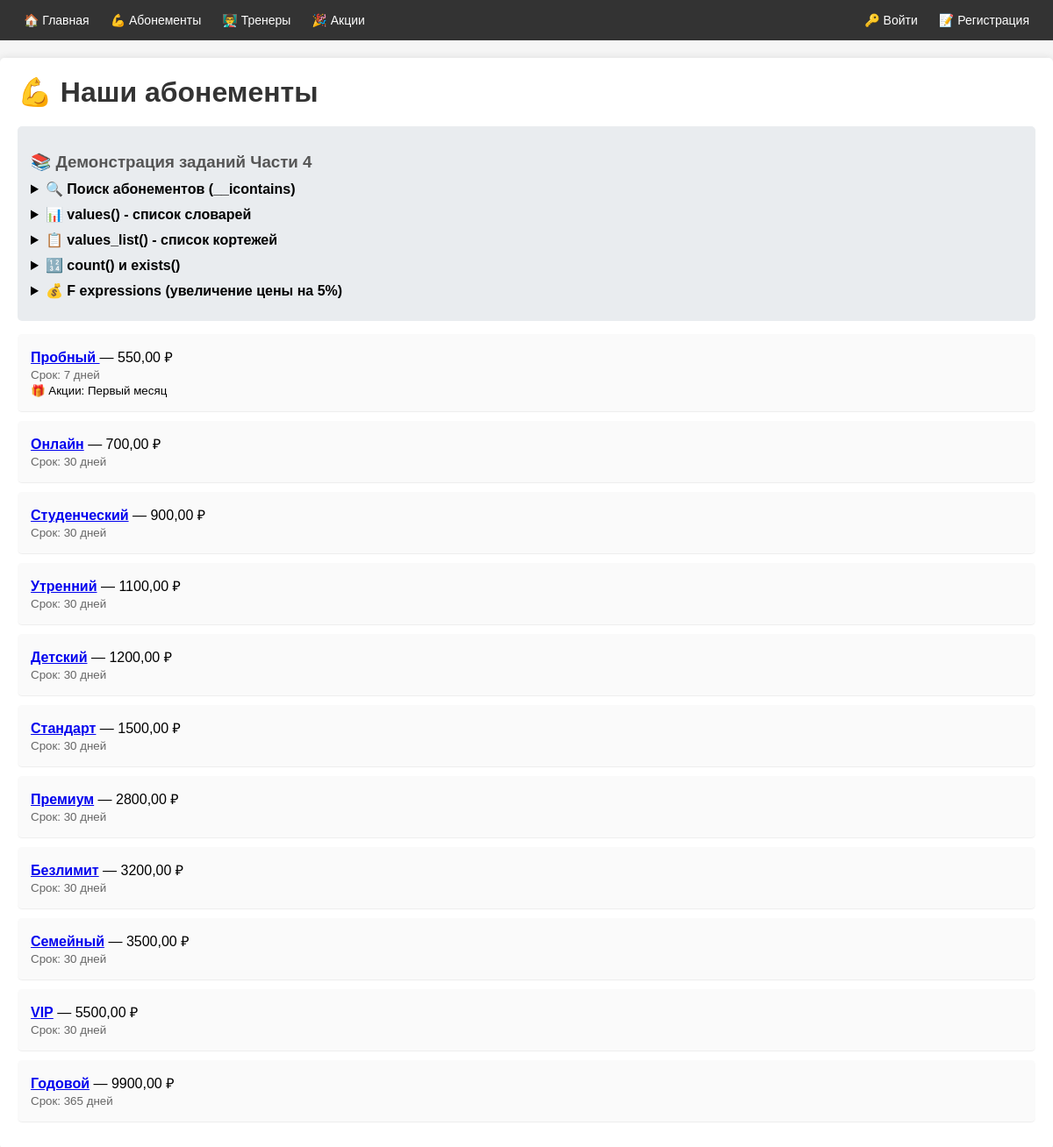
The app's page /memberships/ with its own data.
### club/models.py (models this page shows, shortened)
class Membership(models.Model):
    title = models.CharField(max_length=100, verbose_name='Название абонемента')
    title_en = models.CharField(max_length=100, blank=True, null=True, verbose_name='Название (англ.)')
    description = models.TextField(blank=True, null=True, verbose_name='Описание')
    duration_days = models.PositiveIntegerField(verbose_name='Срок действия (дней)')
    price = models.DecimalField(max_digits=10, decimal_places=2, validators=[MinValueValidator(0)], verbose_name='Цена')
    visits_limit = models.PositiveIntegerField(blank=True, null=True, verbose_name='Лимит посещений')
    is_active = models.BooleanField(default=True, verbose_name='Активен')
    created_at = models.DateTimeField(default=timezone.now, verbose_name='Дата создания')
    objects = models.Manager()          # стандартный менеджер
    active = ActiveMembershipManager()  # [Ч1] наш кастомный — только is_active=True
    class Meta:
        verbose_name = 'Абонемент'
        verbose_name_plural = 'Абонементы'
        ordering = ['price']            # [Ч1] Meta ordering: от дешёвых к дорогим

class Promotion(models.Model):
    title = models.CharField(max_length=100, verbose_name='Название акции')
    description = models.TextField(blank=True, null=True, verbose_name='Описание')
    discount_percent = models.DecimalField(max_digits=5, decimal_places=2, validators=[MinValueValidator(0), MaxValueValidator(100)], verbose_name='Скидка (%)')
    start_date = models.DateField(verbose_name='Дата начала')
    end_date = models.DateField(verbose_name='Дата окончания')
    image_url = models.URLField(blank=True, null=True, verbose_name='Изображение')
    is_active = models.BooleanField(default=True, verbose_name='Активна')
    created_at = models.DateTimeField(default=timezone.now, verbose_name='Дата создания')
    memberships = models.ManyToManyField(
        Membership,
        through='PromotionMembership',  # [Ч2] through — промежуточная таблица
        related_name='promotions',
        verbose_name='Абонементы'
    )
    image = models.ImageField(
        upload_to='promotions/',
        blank=True, null=True,
        verbose_name='Изображение акции'
    )
    objects = models.Manager()          # стандартный менеджер
    active = ActivePromotionManager()   # [Ч1] кастомный — только текущие акции
    class Meta:
        verbose_name = 'Акция'
        verbose_name_plural = 'Акции'
        ordering = ['-start_date']      # [Ч1] Meta ordering: новые акции сначала

### club/views.py (the view)
# urls.py: path('memberships/', views.membership_list, name='membership_list'),
def membership_list(request):
    memberships = Membership.objects.all()
    search_query = request.GET.get('q', '')
    memberships_icontains = []
    if search_query:
        memberships_icontains = Membership.objects.filter(
            title__icontains=search_query  # [Ч4] __icontains
        )
    memberships_values = Membership.objects.values('id', 'title', 'price')
    memberships_list = Membership.objects.values_list('title', 'price')
    total_count = Membership.objects.count()
    active_exists = Membership.objects.filter(is_active=True).exists()
    expensive_count = Membership.objects.filter(price__gte=2000).count()
    increased_prices = Membership.objects.annotate(
        increased_price=ExpressionWrapper(
            F('price') * 1.05,          # [Ч4] F('price') — поле в SQL
            output_field=FloatField()
        )
    )
    context = {
        'memberships': memberships,
        'search_query': search_query,
        'memberships_icontains': memberships_icontains,
        'memberships_values': memberships_values,
        'memberships_list': memberships_list,
        'total_count': total_count,
        'active_exists': active_exists,
        'expensive_count': expensive_count,
        'increased_prices': increased_prices,
    }
    return render(request, 'club/membership_list.html', context)

### club/templates/club/membership_list.html (shortened to what this page needs)
{% extends 'club/base.html' %}
{% block content %}
<h1>💪 Наши абонементы</h1>
<div class="card" style="background-color: #e9ecef;">
    <h3>📚 Демонстрация заданий Части 4</h3>
    <details style="margin-bottom: 10px;">
        <summary style="cursor: pointer; font-weight: bold;">🔍 Поиск абонементов (__icontains)</summary>
    </details>
    <details style="margin-bottom: 10px;">
        <summary style="cursor: pointer; font-weight: bold;">📊 values() - список словарей</summary>
    </details>
    <details style="margin-bottom: 10px;">
        <summary style="cursor: pointer; font-weight: bold;">📋 values_list() - список кортежей</summary>
    </details>
    <details style="margin-bottom: 10px;">
        <summary style="cursor: pointer; font-weight: bold;">🔢 count() и exists()</summary>
    </details>
    <details style="margin-bottom: 10px;">
        <summary style="cursor: pointer; font-weight: bold;">💰 F expressions (увеличение цены на 5%)</summary>
    </details>
</div>
<ul style="list-style: none; padding: 0;">
    {% for membership in memberships %}
        <li style="padding: 15px; border-bottom: 1px solid #eee; margin-bottom: 10px; background-color: #fafafa; border-radius: 5px;">
            <strong><a href="{% url 'membership_detail' membership.pk %}">{{ membership.title }}</a></strong>
            — {{ membership.price }} ₽
            <br>
            <small style="color: #666;">Срок: {{ membership.duration_days }} дней</small>
            {% if membership.promotions.all %}
                <br><small>🎁 Акции: {% for promo in membership.promotions.all %}{{ promo.title }}{% if not forloop.last %}, {% endif %}{% endfor %}</small>
            {% endif %}
        </li>
    {% empty %}
        <li>Абонементы временно недоступны</li>
    {% endfor %}
</ul>
{% endblock %}

### club/templates/club/base.html (style rules this page uses)
* { box-sizing: border-box; margin: 0; padding: 0; }
body { font-family: Arial, sans-serif; background-color: #f5f5f5; }
h1 { color: #333; margin-bottom: 20px; }
h3 { color: #555; margin: 15px 0 10px; }
.card { background: #f8f9fa; padding: 15px; margin-bottom: 15px; border-radius: 5px; }
ul { list-style: none; padding: 0; }
li { padding: 8px 0; border-bottom: 1px solid #eee; }

### records on screen
Membership: title "Пробный", price "550,00", duration_days "7"
Promotion: title "Первый месяц"
Membership: title "Онлайн", price "700,00", duration_days "30"
Membership: title "Студенческий", price "900,00", duration_days "30"
Membership: title "Утренний", price "1100,00", duration_days "30"
Membership: title "Детский", price "1200,00", duration_days "30"
Membership: title "Стандарт", price "1500,00", duration_days "30"
Membership: title "Премиум", price "2800,00", duration_days "30"
Membership: title "Безлимит", price "3200,00", duration_days "30"
Membership: title "Семейный", price "3500,00", duration_days "30"
Membership: title "VIP", price "5500,00", duration_days "30"
Membership: title "Годовой", price "9900,00", duration_days "365"
